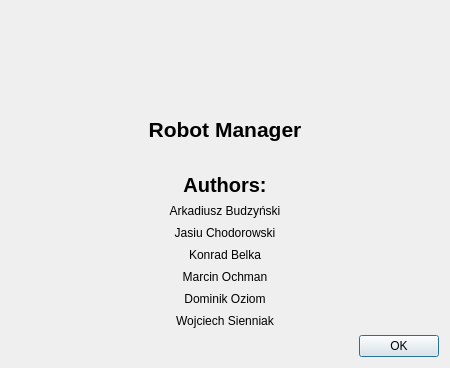
<?xml version="1.0" encoding="UTF-8"?>
<ui version="4.0">
 <class>UiAboutRobotManagerDialog</class>
 <widget class="QDialog" name="UiAboutRobotManagerDialog">
  <property name="geometry">
   <rect>
    <x>0</x>
    <y>0</y>
    <width>450</width>
    <height>368</height>
   </rect>
  </property>
  <property name="windowTitle">
   <string>About Robot Manager</string>
  </property>
  <layout class="QVBoxLayout" name="verticalLayout_3">
   <item>
    <layout class="QVBoxLayout" name="verticalLayout_2">
     <item>
      <widget class="QLabel" name="label_2">
       <property name="text">
        <string/>
       </property>
       <property name="pixmap">
        <pixmap resource="../rsrc/rsrc.qrc">:/newPrefix/robot.png</pixmap>
       </property>
       <property name="alignment">
        <set>Qt::AlignCenter</set>
       </property>
      </widget>
     </item>
     <item>
      <widget class="QLabel" name="label">
       <property name="font">
        <font>
         <pointsize>16</pointsize>
         <weight>75</weight>
         <bold>true</bold>
        </font>
       </property>
       <property name="text">
        <string>Robot Manager</string>
       </property>
       <property name="alignment">
        <set>Qt::AlignCenter</set>
       </property>
      </widget>
     </item>
    </layout>
   </item>
   <item>
    <layout class="QVBoxLayout" name="verticalLayout">
     <item>
      <widget class="QLabel" name="label_3">
       <property name="font">
        <font>
         <pointsize>15</pointsize>
         <weight>75</weight>
         <italic>false</italic>
         <bold>true</bold>
        </font>
       </property>
       <property name="text">
        <string>Authors:</string>
       </property>
       <property name="alignment">
        <set>Qt::AlignCenter</set>
       </property>
      </widget>
     </item>
     <item>
      <widget class="QLabel" name="label_4">
       <property name="text">
        <string>Arkadiusz Budzyński</string>
       </property>
       <property name="alignment">
        <set>Qt::AlignCenter</set>
       </property>
      </widget>
     </item>
     <item>
      <widget class="QLabel" name="label_5">
       <property name="text">
        <string>Jasiu Chodorowski</string>
       </property>
       <property name="alignment">
        <set>Qt::AlignCenter</set>
       </property>
      </widget>
     </item>
     <item>
      <widget class="QLabel" name="label_8">
       <property name="text">
        <string>Konrad Belka</string>
       </property>
       <property name="alignment">
        <set>Qt::AlignCenter</set>
       </property>
      </widget>
     </item>
     <item>
      <widget class="QLabel" name="label_6">
       <property name="text">
        <string>Marcin Ochman</string>
       </property>
       <property name="alignment">
        <set>Qt::AlignCenter</set>
       </property>
      </widget>
     </item>
     <item>
      <widget class="QLabel" name="label_7">
       <property name="text">
        <string>Dominik Oziom</string>
       </property>
       <property name="alignment">
        <set>Qt::AlignCenter</set>
       </property>
      </widget>
     </item>
     <item>
      <widget class="QLabel" name="label_9">
       <property name="text">
        <string>Wojciech Sienniak</string>
       </property>
       <property name="alignment">
        <set>Qt::AlignCenter</set>
       </property>
      </widget>
     </item>
    </layout>
   </item>
   <item>
    <layout class="QHBoxLayout" name="horizontalLayout">
     <item>
      <spacer name="horizontalSpacer">
       <property name="orientation">
        <enum>Qt::Horizontal</enum>
       </property>
       <property name="sizeHint" stdset="0">
        <size>
         <width>40</width>
         <height>20</height>
        </size>
       </property>
      </spacer>
     </item>
     <item>
      <widget class="QPushButton" name="pushButton">
       <property name="text">
        <string>OK</string>
       </property>
      </widget>
     </item>
    </layout>
   </item>
  </layout>
 </widget>
 <resources>
  <include location="../rsrc/rsrc.qrc"/>
 </resources>
 <connections>
  <connection>
   <sender>pushButton</sender>
   <signal>clicked()</signal>
   <receiver>UiAboutRobotManagerDialog</receiver>
   <slot>close()</slot>
   <hints>
    <hint type="sourcelabel">
     <x>399</x>
     <y>346</y>
    </hint>
    <hint type="destinationlabel">
     <x>224</x>
     <y>183</y>
    </hint>
   </hints>
  </connection>
 </connections>
</ui>
